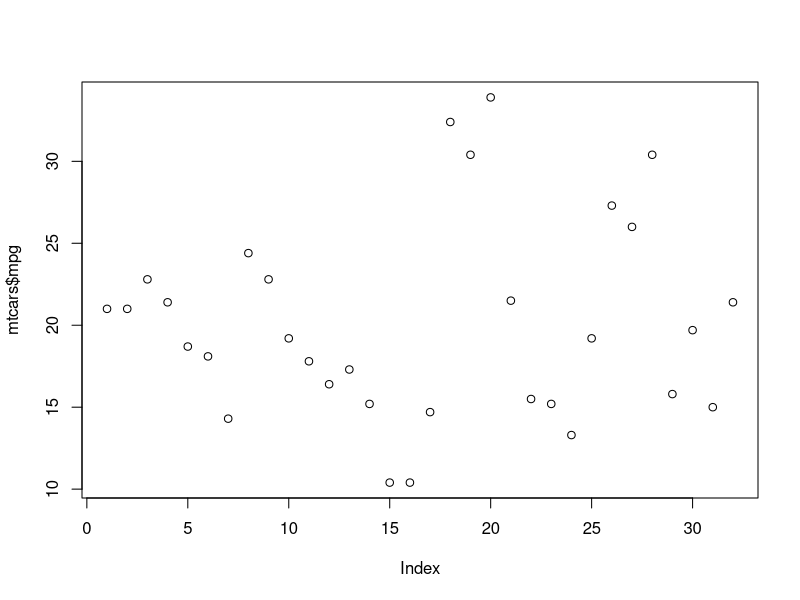
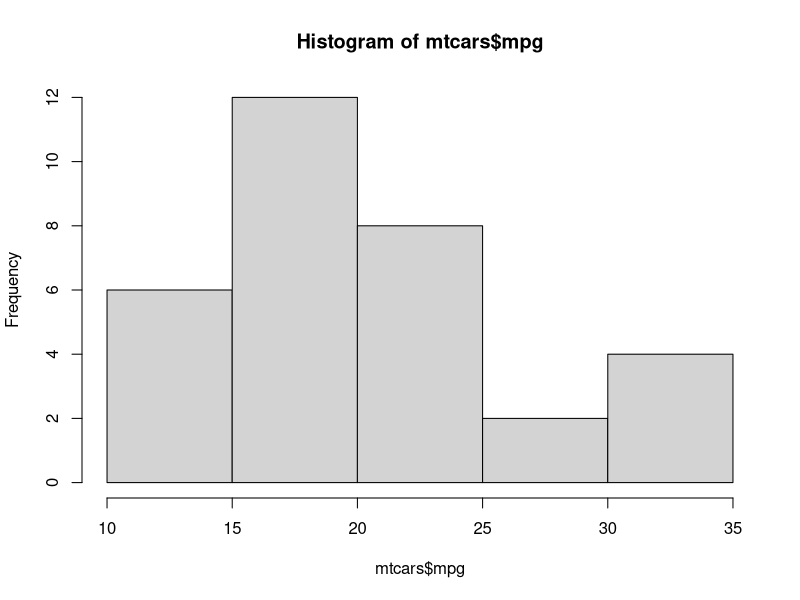
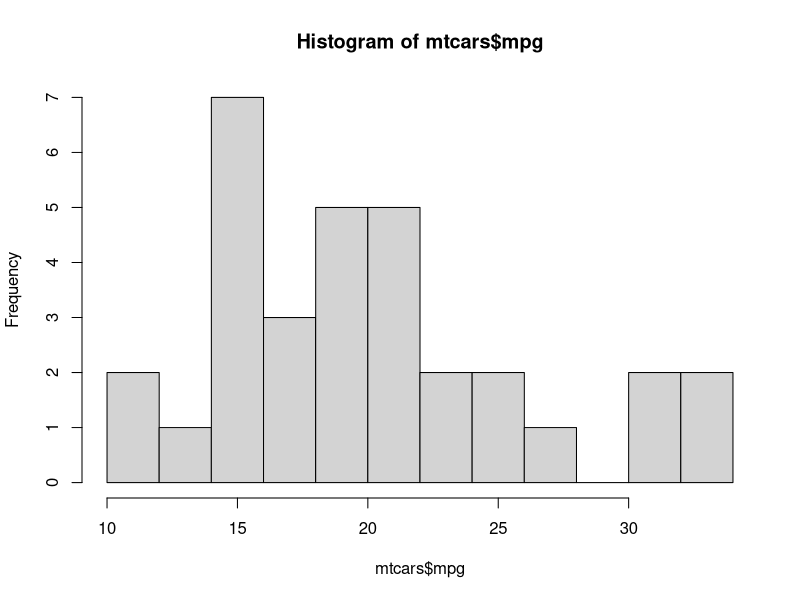
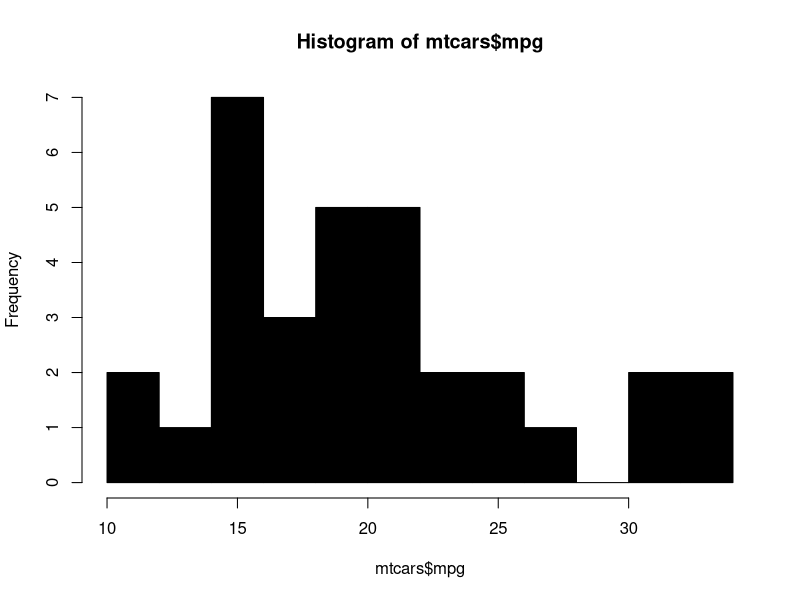
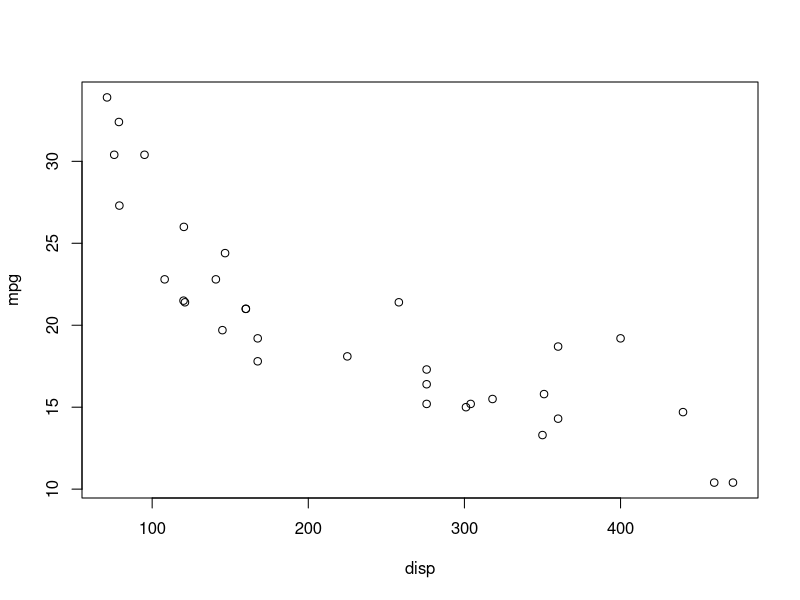
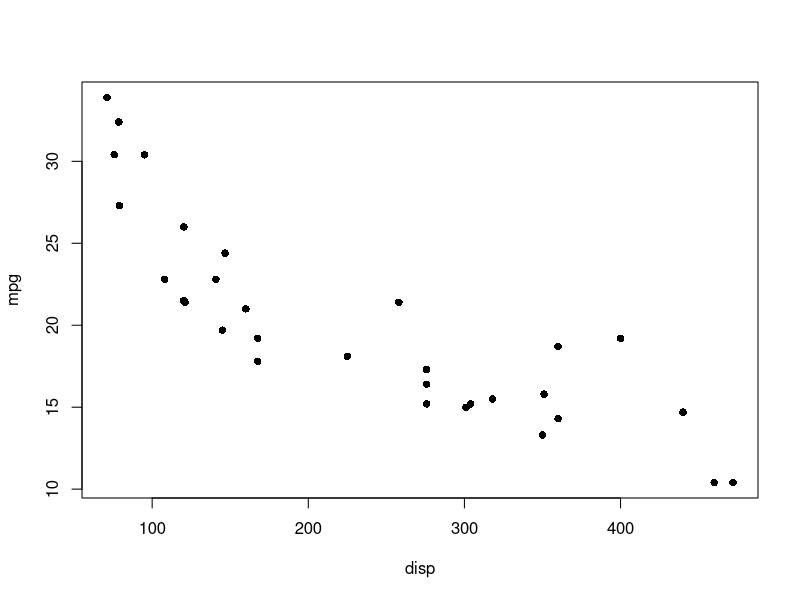
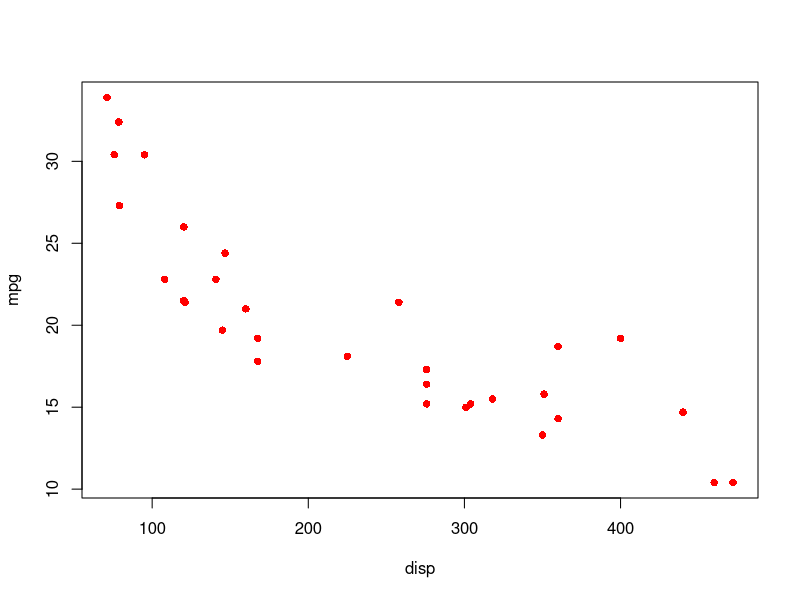
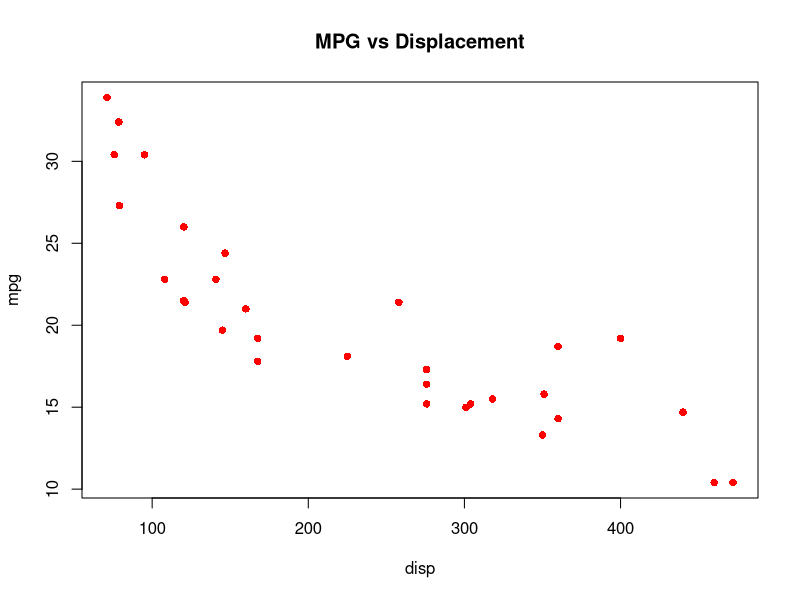

Source code (R) for these figures, in order:
## ---- chunk 1
# Set eval=TRUE to hide all results and figures.
# This sets defaults. Can change this manually in individual chunks.
# Must load knitr so opts_chunk is in search path.
library(knitr)
opts_chunk$set(results="hide", message=FALSE, fig.show="hide", fig.keep="none", tidy=TRUE)
## ---- chunk 2
2+2
5*4
2^3
## ---- chunk 3
2+3*4/(5+3)*15/2^2+3*4^2
5e4
## ---- chunk 4
weight_kg <- 55
## ---- chunk 5
weight_kg
## ---- chunk 6
2.2 * weight_kg
## ---- chunk 7
weight_kg <- 57.5
2.2 * weight_kg
## ---- chunk 8
weight_lb <- 2.2 * weight_kg
## ---- chunk 9
weight_kg <- 100
## ---- chunk 10
mass <- 50              # mass?
age  <- 30              # age?
mass <- mass * 2        # mass?
age  <- age - 10        # age?
mass_index <- mass/age  # massIndex?
## ---- chunk 11
# Notice that this is a comment.
# Anything behind a # is "commented out" and is not run.
sqrt(144)
log(1000)
## ---- chunk 12
log(1000)
log(1000, base=10)
log(1000, 10)
sqrt(log(1000, base=10))
## ---- chunk 13
c(1,2,5)
c(1:5, 11:15)
## ---- chunk 14
weights <- c(50, 60, 65)
weights
## ---- chunk 15
animals <- c("mouse", "rat", "dog")
animals
## ---- chunk 16
length(weights)
length(animals)
## ---- chunk 17
class(weights)
class(animals)
## ---- chunk 18
str(weights)
str(animals)
## ---- chunk 19
weights
weights <- c(weights, 90) # adding at the end
weights <- c(30, weights) # adding at the beginning
weights
## ---- chunk 20
# Create the vector.
x <- 101:150

# Get the first element.
x[1]

# Get the 42nd element.
x[42]

# Get the 20th through the 25th elements.
x[20:25]

# If you try to access elements that don't exist, you'll return missing values.
# Missing values are represented as NA
x[45:55] #NA is missing value!
## ---- chunk 21
data(mtcars)
class(mtcars)
mtcars
## ---- chunk 22
head(mtcars)
length(mtcars)
dim(mtcars)
dim(mtcars)[1] # number of rows (individual cars in the survey)
dim(mtcars)[2] # number of columns (number of variables measured)
str(mtcars)
## ---- chunk 23
# display the number of cylinders for each car.
mtcars$cyl
# first display MPG for all vehicles, then calculate the average.
mtcars$mpg
mean(mtcars$mpg)
## ---- chunk 24
head(mtcars)
mtcars[1:4, 1:2]
## ---- chunk 25
subset(mtcars, cyl==6)
subset(mtcars, cyl>6 & disp<300)
subset(mtcars, mpg>=20 | disp<100)
subset(mtcars, cyl==6, select=c(mpg, disp))
## ---- chunk 26
# Display the number of cylinders.
mtcars$cyl
with(mtcars, cyl)

# Compute the senseless value described above. Both return the same results.
mtcars$mpg * mtcars$cyl / mtcars$disp
with(mtcars, mpg*cyl/disp)
## ---- chunk 27
plot(mtcars$mpg)
## ---- chunk 28
hist(mtcars$mpg)
hist(mtcars$mpg, breaks=10)
hist(mtcars$mpg, breaks=10, col="black")
## ---- chunk 29
# This would also work, but let's use with().
# plot(mtcars$disp, mtcars$mpg)
with(mtcars, plot(disp, mpg))
## ---- chunk 30
with(mtcars, plot(disp, mpg, pch=16))
with(mtcars, plot(disp, mpg, pch=16,  col="red"))
with(mtcars, plot(disp, mpg, pch=16,  col="red", main="MPG vs Displacement"))
with(mtcars, plot(disp, mpg, pch=16,  col="red", main="MPG vs Displacement",
                  ylab="Fuel Economy (MPG)", xlab="Displacement (cu. in.)"))
## ---- chunk 31
with(subset(mtcars, cyl>4), plot(disp, hp, pch=16, col="blue",
    xlab="Displacement (cu. in.)", ylab="Gross Horsepower",
    main="Horsepower vs Displacement for 6 and 8-cylinder vehicles"))
## ---- chunk 32
mtcars_8cyl <- subset(mtcars, cyl==8)
mtcars_8cyl
